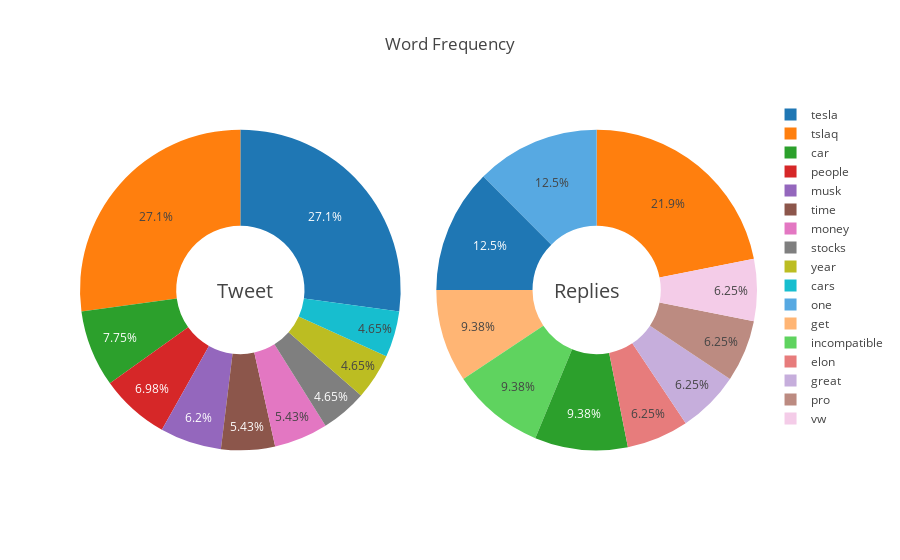

The cell this chart's notebook holds for it:
### Markdown cell above
### Word Frequency

The first thing we'd like to look at within the tweets is word frequency within the top ranked tweets and their replies.  This could identify any patterns and could point out key words that will effect the current social sentiment that we observe.  We'll use TextBlob and our functions "get_blob" and "get_word_count" to do this then display the word count data using plotly pie charts.

### Code cell
# Get text blobs and word count
tweet_blob = TwtrConvo.twtrconvo.get_blob(ticker, tweet_df)
tweet_word_count = TwtrConvo.twtrconvo.get_word_count(tweet_blob)
reply_blob = TwtrConvo.twtrconvo.get_blob(ticker, reply_df)
reply_word_count = TwtrConvo.twtrconvo.get_word_count(reply_blob)

# The pie chart will default to the top ten words for each word count unless n is
# specified to be different
fig = TwtrConvo.plots.create_pie_chart(tweet_word_count, reply_word_count)

iplot(fig)

### Figure 1 — Plotly figure (JSON) as saved in the notebook; plotly's stock layout.template omitted (floating-point values rounded to 4 significant figures)
{"data": [{"domain": {"column": 0}, "hole": 0.4, "labels": ["tesla", "tslaq", "car", "people", "musk", "time", "money", "stocks", "year", "cars"], "name": "Tweet", "type": "pie", "uid": "ccb0a2b4-d5aa-4b50-a961-ba05fc496f96", "values": [35, 35, 10, 9, 8, 7, 7, 6, 6, 6]}, {"domain": {"column": 1}, "hole": 0.4, "labels": ["tslaq", "one", "tesla", "get", "incompatible", "car", "elon", "great", "pro", "vw"], "name": "Replies", "type": "pie", "uid": "e1215b84-1891-4641-adc9-e39ccd36cfdc", "values": [7, 4, 4, 3, 3, 3, 2, 2, 2, 2]}], "layout": {"annotations": [{"font": {"size": 20}, "showarrow": false, "text": "Tweet", "x": 0.2, "y": 0.5}, {"font": {"size": 20}, "showarrow": false, "text": "Replies", "x": 0.8, "y": 0.5}], "grid": {"columns": 2, "rows": 1}, "title": "Word Frequency"}}
